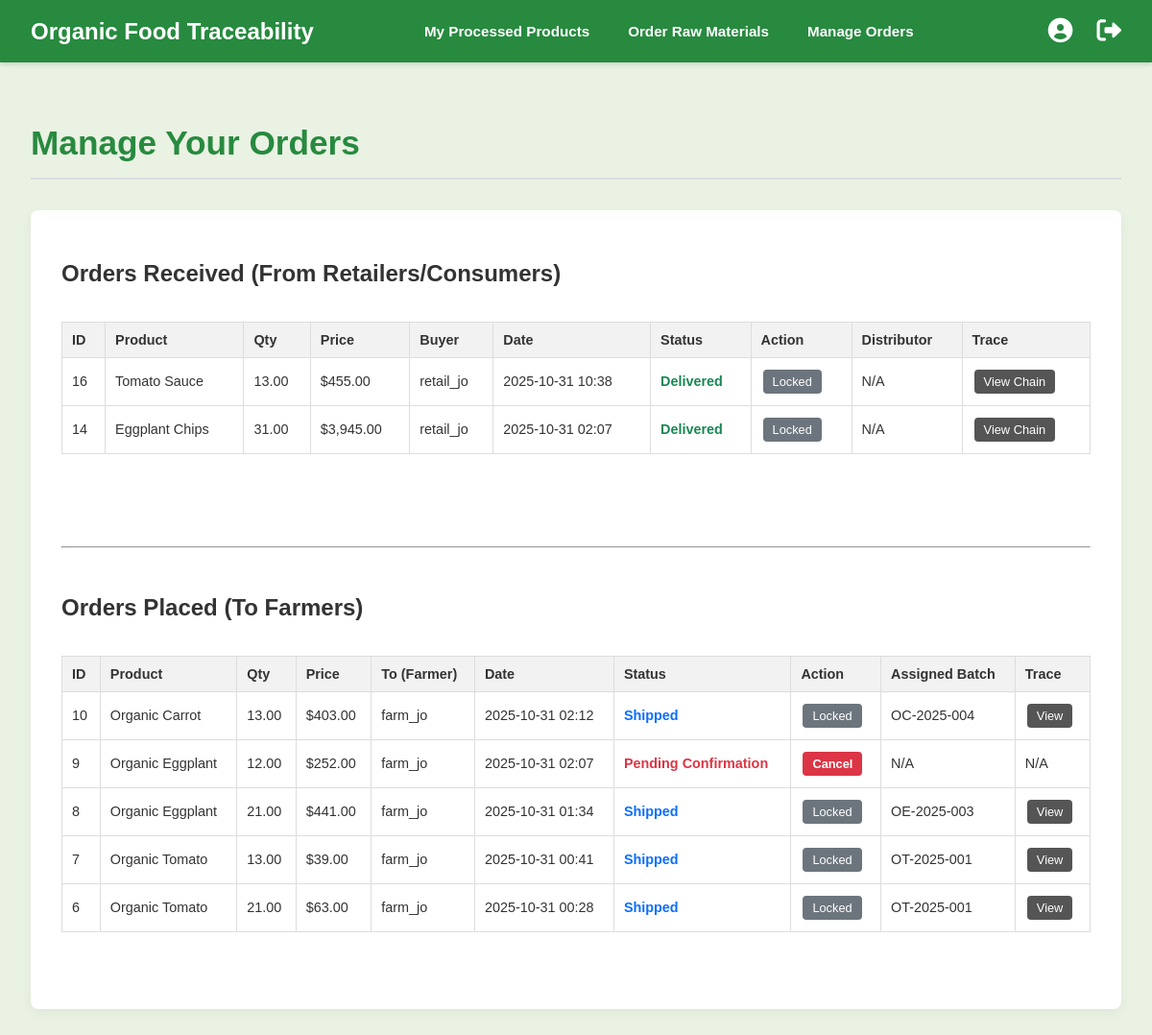
Screenshot of /manage_orders.php (signed in) with the database file from the repository.
### tables this page shows
CREATE TABLE IF NOT EXISTS `orders` (
  `OrderID` int NOT NULL AUTO_INCREMENT,
  `ProductID` int NOT NULL,
  `SellerID` int NOT NULL,
  `BuyerID` int NOT NULL,
  `OrderQuantity` decimal(10,2) NOT NULL,
  `TotalPrice` decimal(10,2) NOT NULL,
  `OrderDate` datetime DEFAULT CURRENT_TIMESTAMP,
  `Status` varchar(50) NOT NULL DEFAULT 'Pending Confirmation',
  `SourceBatchID` int DEFAULT NULL,
  `SourceProductOrderID` int DEFAULT NULL,
  `AssignedDistributorID` int DEFAULT NULL,
  `PickupDate` datetime DEFAULT NULL,
  `DeliveryDate` datetime DEFAULT NULL,
  `ShippingAddress` text,
  `isManipulated` tinyint(1) NOT NULL DEFAULT '0',
  `TransactionHash` varchar(255) DEFAULT NULL,
  PRIMARY KEY (`OrderID`),
  KEY `ProductID` (`ProductID`),
  KEY `SellerID` (`SellerID`),
  KEY `BuyerID` (`BuyerID`),
  KEY `SourceBatchID` (`SourceBatchID`),
  KEY `SourceProductOrderID` (`SourceProductOrderID`),
  KEY `AssignedDistributorID` (`AssignedDistributorID`)
);

CREATE TABLE IF NOT EXISTS `products` (
  `ProductID` int NOT NULL AUTO_INCREMENT,
  `ProductName` varchar(150) NOT NULL,
  `ProductDescription` text,
  `CreatedByUserID` int NOT NULL,
  `ProductImage` varchar(255) DEFAULT NULL,
  `Quantity` decimal(10,2) DEFAULT NULL,
  `Price` decimal(10,2) DEFAULT NULL,
  `ShelfLifeDays` int DEFAULT NULL,
  `ProductType` varchar(20) NOT NULL DEFAULT 'Processed',
  `DateAdded` datetime DEFAULT CURRENT_TIMESTAMP,
  PRIMARY KEY (`ProductID`),
  KEY `CreatedByUserID` (`CreatedByUserID`),
  KEY `idx_product_type` (`ProductType`)
);

CREATE TABLE IF NOT EXISTS `users` (
  `UserID` int NOT NULL AUTO_INCREMENT,
  `Username` varchar(100) NOT NULL,
  `PasswordHash` varchar(255) NOT NULL,
  `RoleID` int NOT NULL,
  `FullName` varchar(150) DEFAULT NULL,
  `Email` varchar(150) DEFAULT NULL,
  `ContactNumber` varchar(20) DEFAULT NULL,
  `Address` text,
  `CertificateInfo` varchar(255) DEFAULT NULL,
  `VerificationStatus` varchar(20) NOT NULL DEFAULT 'Pending',
  `VerifiedByAdminID` int DEFAULT NULL,
  `VerificationDate` datetime DEFAULT NULL,
  `DateRegistered` datetime DEFAULT CURRENT_TIMESTAMP,
  PRIMARY KEY (`UserID`),
  UNIQUE KEY `Username` (`Username`),
  UNIQUE KEY `Email` (`Email`),
  KEY `RoleID` (`RoleID`),
  KEY `VerifiedByAdminID` (`VerifiedByAdminID`)
);

CREATE TABLE IF NOT EXISTS `manufacturerfarmerorders` (
  `MF_OrderID` int NOT NULL AUTO_INCREMENT,
  `RawProductID` int NOT NULL,
  `FarmerID` int NOT NULL,
  `ManufacturerID` int NOT NULL,
  `OrderQuantity` decimal(10,2) NOT NULL,
  `TotalPrice` decimal(10,2) NOT NULL,
  `OrderDate` datetime DEFAULT CURRENT_TIMESTAMP,
  `Status` varchar(50) NOT NULL DEFAULT 'Pending Confirmation',
  `AssignedBatchID` int DEFAULT NULL,
  `isManipulated` tinyint(1) NOT NULL DEFAULT '0',
  `TransactionHash` varchar(255) DEFAULT NULL,
  PRIMARY KEY (`MF_OrderID`),
  KEY `RawProductID` (`RawProductID`),
  KEY `FarmerID` (`FarmerID`),
  KEY `ManufacturerID` (`ManufacturerID`),
  KEY `AssignedBatchID` (`AssignedBatchID`)
);

CREATE TABLE IF NOT EXISTS `productbatches` (
  `BatchID` int NOT NULL AUTO_INCREMENT,
  `ProductID` int NOT NULL,
  `UserID` int NOT NULL,
  `BatchNumber` varchar(100) NOT NULL,
  `SowingDate` date DEFAULT NULL,
  `HarvestedDate` date NOT NULL,
  `CropDetails` text,
  `SoilDetails` text,
  `FarmPractice` text,
  `TransactionHash` varchar(255) DEFAULT NULL,
  `QRCodePath` varchar(255) DEFAULT NULL,
  `DateCreated` datetime DEFAULT CURRENT_TIMESTAMP,
  PRIMARY KEY (`BatchID`),
  UNIQUE KEY `unique_batch` (`UserID`,`BatchNumber`),
  KEY `ProductID` (`ProductID`)
);

### manage_orders.php (the view, shortened to what this page needs)
<?php
include_once 'header_app.php';
?>
<div class="page-header"><h1>Manage Your Orders</h1></div>
<div class="form-card">
    <h2>Orders Received (From Retailers/Consumers)</h2>
    <div style="overflow-x:auto;">
    <table class="list-table">
         <thead><tr><th>ID</th><th>Product</th><th>Qty</th><th>Price</th><th>Buyer</th><th>Date</th><th>Status</th><th>Action</th><th>Distributor</th><th>Trace</th></tr></thead>
         <tbody>
         <?php
         $sql_in="SELECT o.*, p.ProductName, b.Username as BuyerName, d.Username as DistributorName FROM Orders o JOIN Products p ON o.ProductID=p.ProductID JOIN Users b ON o.BuyerID=b.UserID LEFT JOIN Users d ON o.AssignedDistributorID=d.UserID WHERE o.SellerID=? ORDER BY o.OrderDate DESC";
         $stmt_in=$conn->prepare($sql_in); $no_incoming = true;
         if ($stmt_in) { $stmt_in->bind_param("i",$user_id); $stmt_in->execute(); $res_in=$stmt_in->get_result();
            if($res_in->num_rows > 0){ $no_incoming = false; while($row_in=$res_in->fetch_assoc()){
                $dt=new DateTime($row_in['OrderDate']); $d=$dt->format('Y-m-d H:i'); $sc='status-'.strtolower(str_replace(' ','-',$row_in['Status'])); $st=htmlspecialchars($row_in['Status']); $ad=htmlspecialchars($row_in['DistributorName']??'N/A');
                echo "<tr><td>".$row_in['OrderID']."</td><td>".htmlspecialchars($row_in['ProductName'])."</td><td>".htmlspecialchars($row_in['OrderQuantity'])."</td><td>$".number_format($row_in['TotalPrice'],2)."</td><td>".htmlspecialchars($row_in['BuyerName'])."</td><td>".$d."</td><td class='".$sc."'>".$st."</td>";
                echo "<td>";
                if($st=='Pending Confirmation'){ echo "<a href='manufacturer_orders.php?action=confirm_order&order_id=".$row_in['OrderID']."' class='btn-action'>Confirm</a>"; } else { echo "<span class='btn-action disabled'>Locked</span>"; }
                echo "</td>";
                echo "<td>".$ad."</td>";
                echo "<td>";
                if($row_in['SourceBatchID']){ echo "<a href='track_food.php?batch_id=".$row_in['SourceBatchID']."' class='btn-details' target='_blank'>View Chain</a>"; } else { echo "N/A"; }
                echo "</td></tr>";
             }} if($no_incoming) { echo "<tr><td colspan='10'>No incoming orders found.</td></tr>"; }
         } else { echo "<tr><td colspan='10' style='color:red;'>Error preparing query: ".htmlspecialchars($conn->error)."</td></tr>"; error_log("Mfr orders incoming prep fail: ".$conn->error); }
         ?>
         </tbody>
    </table>
    </div>
    <hr style="margin: 3rem 0;">
    <h2>Orders Placed (To Farmers)</h2>
    <div style="overflow-x:auto;">
     <table class="list-table">
         <thead><tr><th>ID</th><th>Product</th><th>Qty</th><th>Price</th><th>To (Farmer)</th><th>Date</th><th>Status</th><th>Action</th><th>Assigned Batch</th><th>Trace</th></tr></thead>
         <tbody>
          <?php
            $sql_out="SELECT mfo.*, p.ProductName, f.Username as FarmerName, pb.BatchNumber FROM ManufacturerFarmerOrders mfo JOIN Products p ON mfo.RawProductID=p.ProductID JOIN Users f ON mfo.FarmerID=f.UserID LEFT JOIN ProductBatches pb ON mfo.AssignedBatchID=pb.BatchID WHERE mfo.ManufacturerID=? ORDER BY mfo.OrderDate DESC";
            $stmt_out=$conn->prepare($sql_out); $no_outgoing = true;
            if ($stmt_out) { $stmt_out->bind_param("i",$user_id); $stmt_out->execute(); $res_out=$stmt_out->get_result();
                if($res_out->num_rows > 0){ $no_outgoing = false; while($row_out=$res_out->fetch_assoc()){
                    $dt=new DateTime($row_out['OrderDate']); $d=$dt->format('Y-m-d H:i'); $sc='status-'.strtolower(str_replace(' ','-',$row_out['Status'])); $ab=htmlspecialchars($row_out['BatchNumber']??'N/A');
                    echo "<tr><td>".$row_out['MF_OrderID']."</td><td>".htmlspecialchars($row_out['ProductName'])."</td><td>".htmlspecialchars($row_out['OrderQuantity'])."</td><td>$".number_format($row_out['TotalPrice'],2)."</td><td>".htmlspecialchars($row_out['FarmerName'])."</td><td>".$d."</td><td class='".$sc."'>".htmlspecialchars($row_out['Status'])."</td>";
                    echo "<td>"; if($row_out['Status']=='Pending Confirmation'){ echo "<a href='manufacturer_orders.php?action=cancel_farmer_order&mf_order_id=".$row_out['MF_OrderID']."' class='btn-cancel' onclick=\"return confirm('Cancel?');\">Cancel</a>"; } else { echo "<span class='btn-action disabled'>Locked</span>"; } echo "</td>";
                    echo "<td>".$ab."</td>";
                    echo "<td>"; if($row_out['AssignedBatchID']){ echo "<a href='view_chain.php?batch_id=".$row_out['AssignedBatchID']."' class='btn-details' target='_blank'>View</a>"; } else { echo "N/A"; } echo "</td></tr>";
                }} if ($no_outgoing) { echo "<tr><td colspan='10'>No orders placed.</td></tr>"; }
            } else { echo "<tr><td colspan='10' style='color:red;'>Error query: ".htmlspecialchars($conn->error)."</td></tr>"; error_log("Mfr orders outgoing prep fail: ".$conn->error); }
          ?>
         </tbody>
     </table>
     </div>
</div>
</div></body>
</html>

### app_style.css (style rules this page uses)
body { font-family:Arial,sans-serif;background-color:#EAF2E3;margin:0;padding:0;color:#333 }
.page-header { display:flex;justify-content:space-between;align-items:center;margin-bottom:2rem;padding-bottom:1rem;border-bottom:2px solid #ddd }
.page-header h1 { font-size:2.2rem;color:#278A3F;margin:0 }
.form-card { background:#fff;padding:2rem;border-radius:8px;box-shadow:0 4px 12px rgba(0,0,0,.05);max-width:900px;margin:1rem auto }
.btn-cancel { display:inline-block;background:#6c757d;color:#fff;padding:.75rem 1.5rem;border:none;border-radius:4px;font-size:1rem;font-weight:700;cursor:pointer;text-decoration:none;margin-left:10px }
.list-table { width:100%;border-collapse:collapse;margin-top:1rem;margin-bottom:2rem;font-size:.9rem }
.list-table th,.list-table td { border:1px solid #ddd;padding:10px 12px;text-align:left;vertical-align:middle;word-wrap:break-word }
.list-table th { background-color:#f2f2f2;font-weight:700;white-space:nowrap }
.status-pending-confirmation { color:#dc3545;font-weight:700 }
.status-in-transit,.status-shipped { color:#0d6efd;font-weight:700 }
.status-delivered,.status-received { color:#198754;font-weight:700 }
.btn-details,.btn-cancel,.btn-action { display:inline-block;padding:5px 10px;font-size:.8rem;color:#fff;text-decoration:none;border-radius:4px;border:none;cursor:pointer;margin:2px; }
.btn-details { background-color:#555 }
.btn-cancel { background-color:#dc3545 }
.btn-action { background-color:#28a745 }
.btn-action.disabled { background-color:#6c757d;pointer-events:none;cursor:default }

### manage_orders.php (style rules this page uses)
.form-card { background:#fff;padding:2rem;border-radius:8px;box-shadow:0 4px 12px rgba(0,0,0,.05);margin:1rem auto;max-width:1400px }
.list-table { width:100%;border-collapse:collapse;margin-top:1rem;margin-bottom:3rem;font-size:.9rem }
.list-table th,.list-table td { border:1px solid #ddd;padding:10px;text-align:left;vertical-align:middle }
.list-table th { background-color:#f2f2f2; font-weight: bold; }
.status-pending-confirmation { color:#dc3545;font-weight:700 }
.status-in-transit, .status-shipped { color:#0d6efd;font-weight:700 }
.status-delivered, .status-received { color:#198754;font-weight:700 }
.btn-details,.btn-cancel,.btn-action { display:inline-block;padding:5px 10px;font-size:.8rem;color:#fff;text-decoration:none;border-radius:4px;border:none;cursor:pointer; margin: 2px; }
.btn-details { background-color:#555 }
.btn-cancel { background-color:#dc3545 }
.btn-action { background-color:#28a745 }
.btn-action.disabled { background-color:#6c757d;pointer-events:none }

### rows the page displays
orders: OrderID "16", ProductID.ProductName "Tomato Sauce", OrderQuantity "13.00", TotalPrice "455.00", BuyerID.Username "retail_jo", OrderDate "2025-10-31 10:38", Status "Delivered", shows "Locked", ad "N/A"
orders: OrderID "14", ProductID.ProductName "Eggplant Chips", OrderQuantity "31.00", TotalPrice "3,945.00", BuyerID.Username "retail_jo", OrderDate "2025-10-31 02:07", Status "Delivered", shows "Locked", ad "N/A"
manufacturerfarmerorders: MF_OrderID "10", RawProductID.ProductName "Organic Carrot", OrderQuantity "13.00", TotalPrice "403.00", FarmerID.Username "farm_jo", OrderDate "2025-10-31 02:12", Status "Shipped", shows "Locked", AssignedBatchID.BatchNumber "OC-2025-004"
manufacturerfarmerorders: MF_OrderID "9", RawProductID.ProductName "Organic Eggplant", OrderQuantity "12.00", TotalPrice "252.00", FarmerID.Username "farm_jo", OrderDate "2025-10-31 02:07", Status "Pending Confirmation", ab "N/A"
manufacturerfarmerorders: MF_OrderID "8", RawProductID.ProductName "Organic Eggplant", OrderQuantity "21.00", TotalPrice "441.00", FarmerID.Username "farm_jo", OrderDate "2025-10-31 01:34", Status "Shipped", shows "Locked", AssignedBatchID.BatchNumber "OE-2025-003"
manufacturerfarmerorders: MF_OrderID "7", RawProductID.ProductName "Organic Tomato", OrderQuantity "13.00", TotalPrice "39.00", FarmerID.Username "farm_jo", OrderDate "2025-10-31 00:41", Status "Shipped", shows "Locked", AssignedBatchID.BatchNumber "OT-2025-001"
manufacturerfarmerorders: MF_OrderID "6", RawProductID.ProductName "Organic Tomato", OrderQuantity "21.00", TotalPrice "63.00", FarmerID.Username "farm_jo", OrderDate "2025-10-31 00:28", Status "Shipped", shows "Locked", AssignedBatchID.BatchNumber "OT-2025-001"
